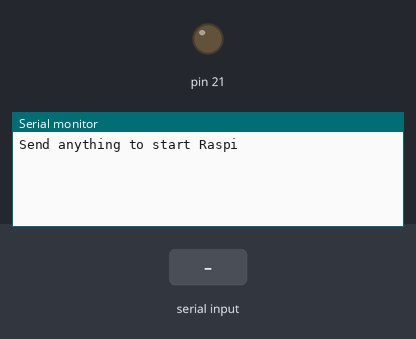
The sketch below on a simulated Arduino Mega 2560, built with avr-gcc and run on an emulated ATmega2560. Parts: output pins drawn as LEDs (lit = HIGH), the last lines printed to the serial monitor. The inputs (shaded band) are chosen by the test bench.

Above: at 2.0 s.
2.1 s: "1" received over Serial
At 3.9 s:
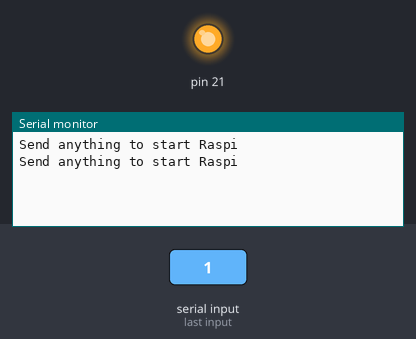
4.5 s: "1" received over the second serial link
At 6.0 s:
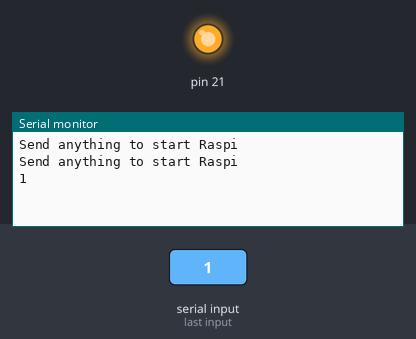

The sketch:

SerialRedirect.ino
```cpp
/**
 * Use this Arduino Sketch to turn on your Raspberry Pi and redirect the console via USB.
 *
 */
void setup() {
  Serial.begin(115200);
  Serial1.begin(115200);

  pinMode(21, OUTPUT);
  // Disable Raspi
  digitalWrite(21, LOW);

  // Wait for Serial to be available
  while(!Serial);
  delay(1000);

  // Drain serial input
  while(Serial.available())
    Serial.read();

  do {
    Serial.println("Send anything to start Raspi");
    delay(1000);
  } while(!Serial.available());

  // Drain serial input again
  while(Serial.available())
    Serial.read();

  // Enable Raspi
  digitalWrite(21, HIGH);
}

void loop() {
  // redirect serial interface
  while(Serial.available())
    Serial1.write(Serial.read());
  while(Serial1.available())
    Serial.write(Serial1.read());
}
```

Measured:
- after the input at 2.1 s, pin 21: LOW → HIGH after 0.90 s
- after the input at 4.5 s, the serial monitor: prints a new line at once (image 2)
